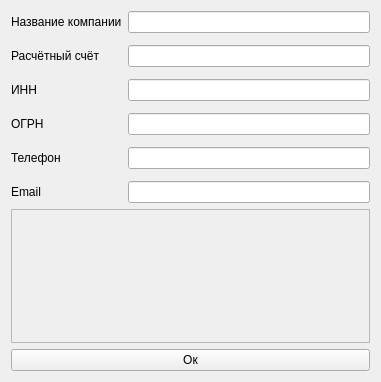
<?xml version="1.0" encoding="UTF-8"?>
<ui version="4.0">
 <class>ClientWidget</class>
 <widget class="QWidget" name="ClientWidget">
  <property name="geometry">
   <rect>
    <x>0</x>
    <y>0</y>
    <width>381</width>
    <height>382</height>
   </rect>
  </property>
  <property name="windowTitle">
   <string>Form</string>
  </property>
  <layout class="QVBoxLayout" name="verticalLayout">
   <item>
    <layout class="QFormLayout" name="formLayout">
     <property name="verticalSpacing">
      <number>12</number>
     </property>
     <item row="0" column="0">
      <widget class="QLabel" name="label">
       <property name="text">
        <string>Название компании</string>
       </property>
      </widget>
     </item>
     <item row="0" column="1">
      <widget class="QLineEdit" name="compname"/>
     </item>
     <item row="1" column="0">
      <widget class="QLabel" name="label_2">
       <property name="text">
        <string>Расчётный счёт</string>
       </property>
      </widget>
     </item>
     <item row="1" column="1">
      <widget class="QLineEdit" name="account"/>
     </item>
     <item row="2" column="0">
      <widget class="QLabel" name="label_4">
       <property name="text">
        <string>ИНН</string>
       </property>
      </widget>
     </item>
     <item row="2" column="1">
      <widget class="QLineEdit" name="inn"/>
     </item>
     <item row="3" column="0">
      <widget class="QLabel" name="label_5">
       <property name="text">
        <string>ОГРН</string>
       </property>
      </widget>
     </item>
     <item row="3" column="1">
      <widget class="QLineEdit" name="ogrn"/>
     </item>
     <item row="4" column="0">
      <widget class="QLabel" name="lphone">
       <property name="text">
        <string>Телефон</string>
       </property>
      </widget>
     </item>
     <item row="4" column="1">
      <widget class="QLineEdit" name="phone">
       <property name="autoFillBackground">
        <bool>false</bool>
       </property>
       <property name="inputMask">
        <string notr="true"/>
       </property>
       <property name="text">
        <string/>
       </property>
      </widget>
     </item>
     <item row="5" column="0">
      <widget class="QLabel" name="lemail">
       <property name="text">
        <string>Email</string>
       </property>
      </widget>
     </item>
     <item row="5" column="1">
      <widget class="QLineEdit" name="email">
       <property name="autoFillBackground">
        <bool>false</bool>
       </property>
      </widget>
     </item>
    </layout>
   </item>
   <item>
    <widget class="QFrame" name="address_frame">
     <property name="frameShape">
      <enum>QFrame::StyledPanel</enum>
     </property>
     <property name="frameShadow">
      <enum>QFrame::Raised</enum>
     </property>
    </widget>
   </item>
   <item>
    <widget class="QPushButton" name="submit_button">
     <property name="text">
      <string>Ок</string>
     </property>
    </widget>
   </item>
  </layout>
 </widget>
 <resources/>
 <connections/>
</ui>
